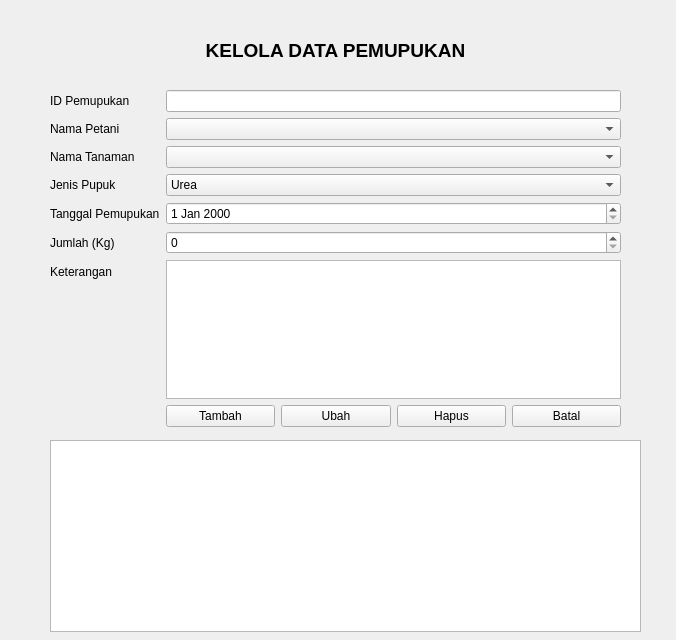
<?xml version="1.0" encoding="UTF-8"?>
<ui version="4.0">
 <class>Form</class>
 <widget class="QWidget" name="Form">
  <property name="geometry">
   <rect>
    <x>0</x>
    <y>0</y>
    <width>676</width>
    <height>640</height>
   </rect>
  </property>
  <property name="windowTitle">
   <string>Form</string>
  </property>
  <widget class="QWidget" name="formLayoutWidget">
   <property name="geometry">
    <rect>
     <x>50</x>
     <y>90</y>
     <width>571</width>
     <height>337</height>
    </rect>
   </property>
   <layout class="QFormLayout" name="formLayout">
    <item row="0" column="0">
     <widget class="QLabel" name="iDPemupukanLabel">
      <property name="text">
       <string>ID Pemupukan</string>
      </property>
     </widget>
    </item>
    <item row="0" column="1">
     <widget class="QLineEdit" name="editId"/>
    </item>
    <item row="1" column="0">
     <widget class="QLabel" name="namaPetaniLabel">
      <property name="text">
       <string>Nama Petani</string>
      </property>
     </widget>
    </item>
    <item row="1" column="1">
     <widget class="QComboBox" name="CBPetani"/>
    </item>
    <item row="2" column="0">
     <widget class="QLabel" name="namaTanamanLabel">
      <property name="text">
       <string>Nama Tanaman</string>
      </property>
     </widget>
    </item>
    <item row="2" column="1">
     <widget class="QComboBox" name="CBTanaman"/>
    </item>
    <item row="3" column="0">
     <widget class="QLabel" name="jenisPupukLabel">
      <property name="text">
       <string>Jenis Pupuk</string>
      </property>
     </widget>
    </item>
    <item row="3" column="1">
     <widget class="QComboBox" name="CBJenis">
      <item>
       <property name="text">
        <string>Urea</string>
       </property>
      </item>
      <item>
       <property name="text">
        <string>NPK</string>
       </property>
      </item>
      <item>
       <property name="text">
        <string>Kandang</string>
       </property>
      </item>
      <item>
       <property name="text">
        <string>Organik</string>
       </property>
      </item>
     </widget>
    </item>
    <item row="4" column="0">
     <widget class="QLabel" name="tanggalPemupukanLabel">
      <property name="text">
       <string>Tanggal Pemupukan</string>
      </property>
     </widget>
    </item>
    <item row="4" column="1">
     <widget class="QDateEdit" name="DE_Tanggal"/>
    </item>
    <item row="5" column="0">
     <widget class="QLabel" name="jumlahKgLabel">
      <property name="text">
       <string>Jumlah (Kg)</string>
      </property>
     </widget>
    </item>
    <item row="5" column="1">
     <widget class="QSpinBox" name="SBJumlah"/>
    </item>
    <item row="6" column="0">
     <widget class="QLabel" name="keteranganLabel">
      <property name="text">
       <string>Keterangan</string>
      </property>
     </widget>
    </item>
    <item row="7" column="1">
     <layout class="QHBoxLayout" name="horizontalLayout">
      <item>
       <widget class="QPushButton" name="btnTambah">
        <property name="text">
         <string>Tambah</string>
        </property>
       </widget>
      </item>
      <item>
       <widget class="QPushButton" name="btnUbah">
        <property name="text">
         <string>Ubah</string>
        </property>
       </widget>
      </item>
      <item>
       <widget class="QPushButton" name="btnHapus">
        <property name="text">
         <string>Hapus</string>
        </property>
       </widget>
      </item>
      <item>
       <widget class="QPushButton" name="btnBatal">
        <property name="text">
         <string>Batal</string>
        </property>
       </widget>
      </item>
     </layout>
    </item>
    <item row="6" column="1">
     <widget class="QTextEdit" name="editKet"/>
    </item>
   </layout>
  </widget>
  <widget class="QLabel" name="label">
   <property name="geometry">
    <rect>
     <x>50</x>
     <y>40</y>
     <width>571</width>
     <height>20</height>
    </rect>
   </property>
   <property name="font">
    <font>
     <pointsize>14</pointsize>
     <bold>true</bold>
    </font>
   </property>
   <property name="text">
    <string>KELOLA DATA PEMUPUKAN</string>
   </property>
   <property name="alignment">
    <set>Qt::AlignmentFlag::AlignCenter</set>
   </property>
  </widget>
  <widget class="QTableWidget" name="tblPemupukan">
   <property name="geometry">
    <rect>
     <x>50</x>
     <y>440</y>
     <width>591</width>
     <height>192</height>
    </rect>
   </property>
  </widget>
 </widget>
 <resources/>
 <connections/>
</ui>
